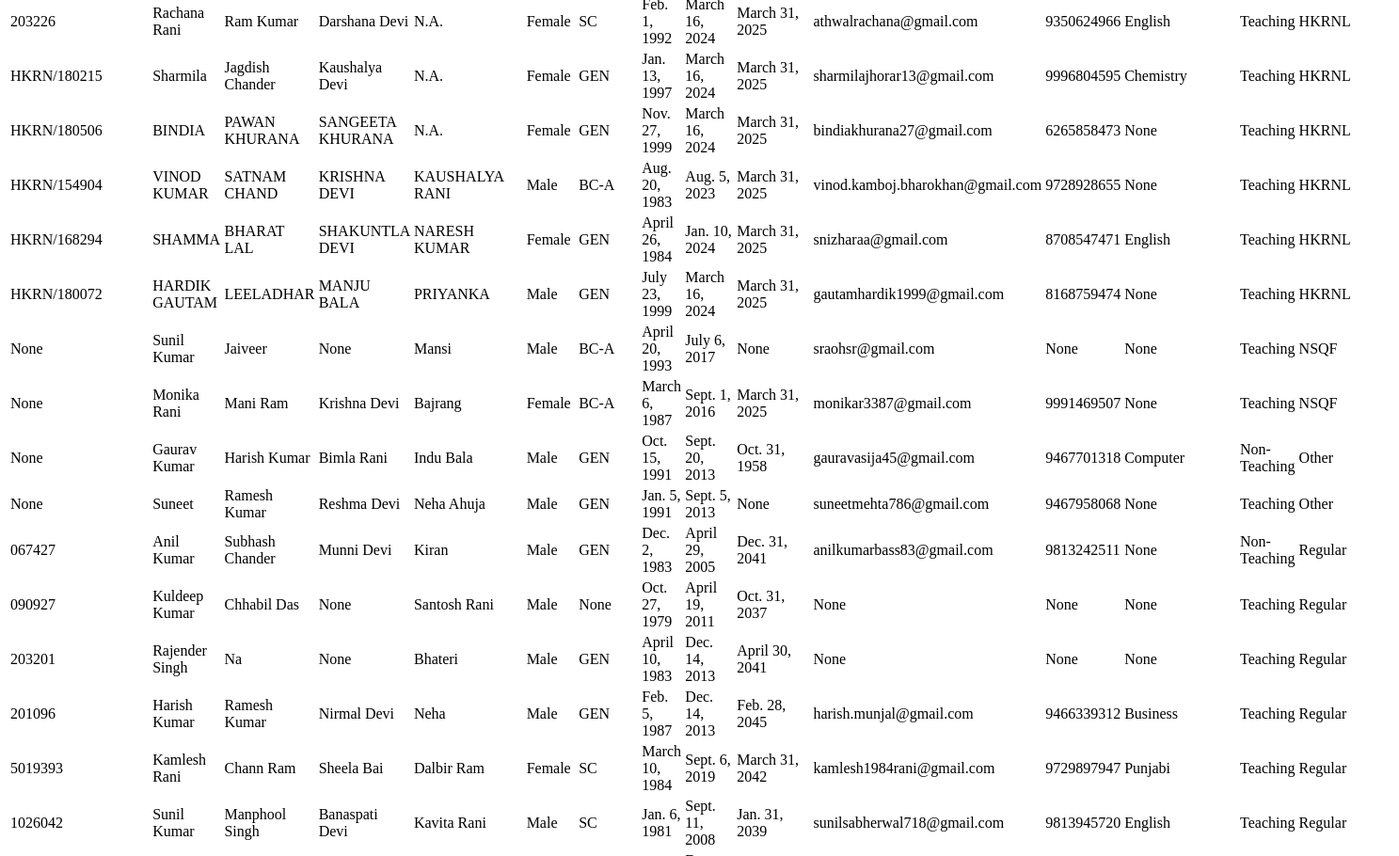
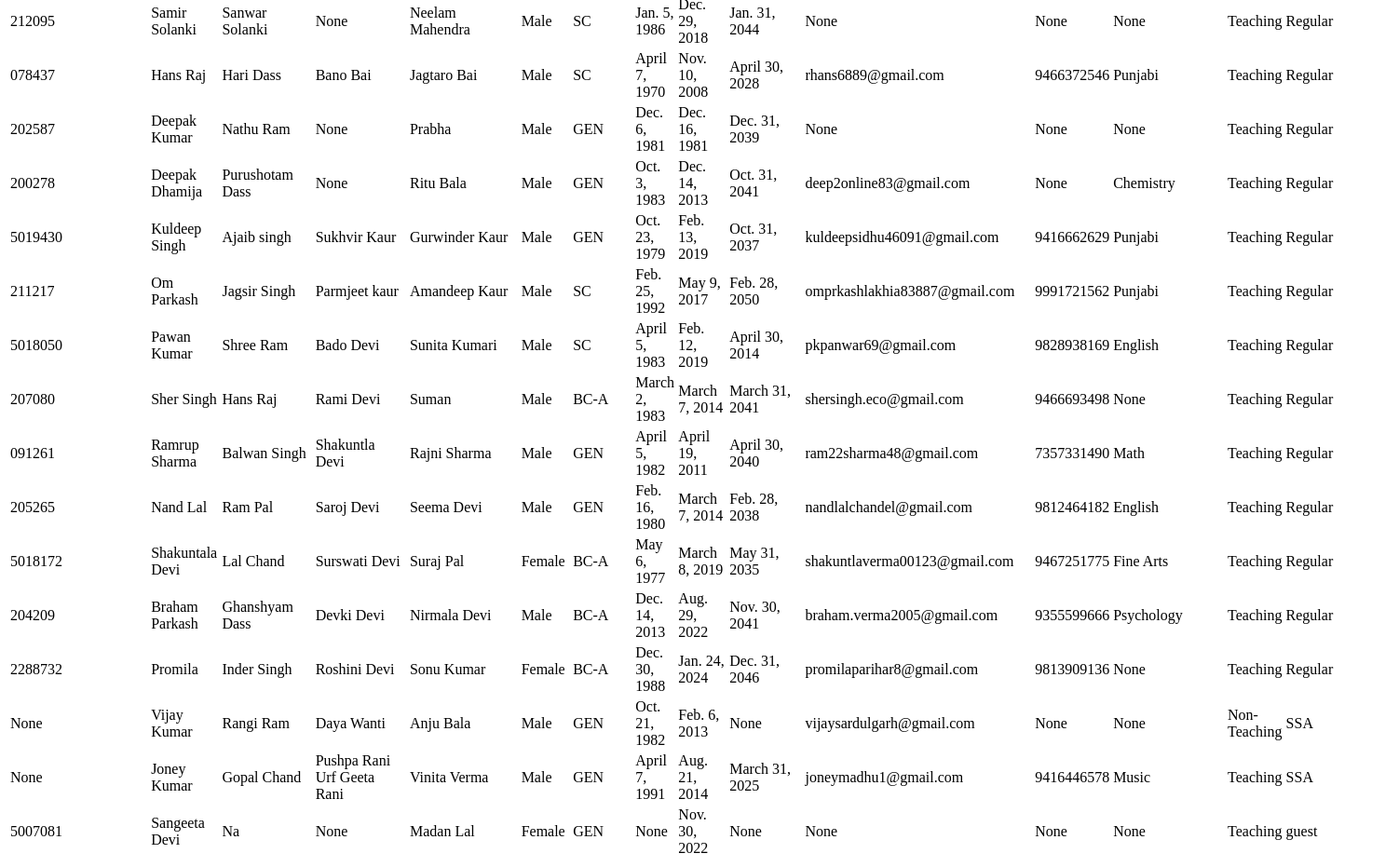
/staff_members (lower part), run on an earlier commit of the app's database (2 pictures, top to bottom).
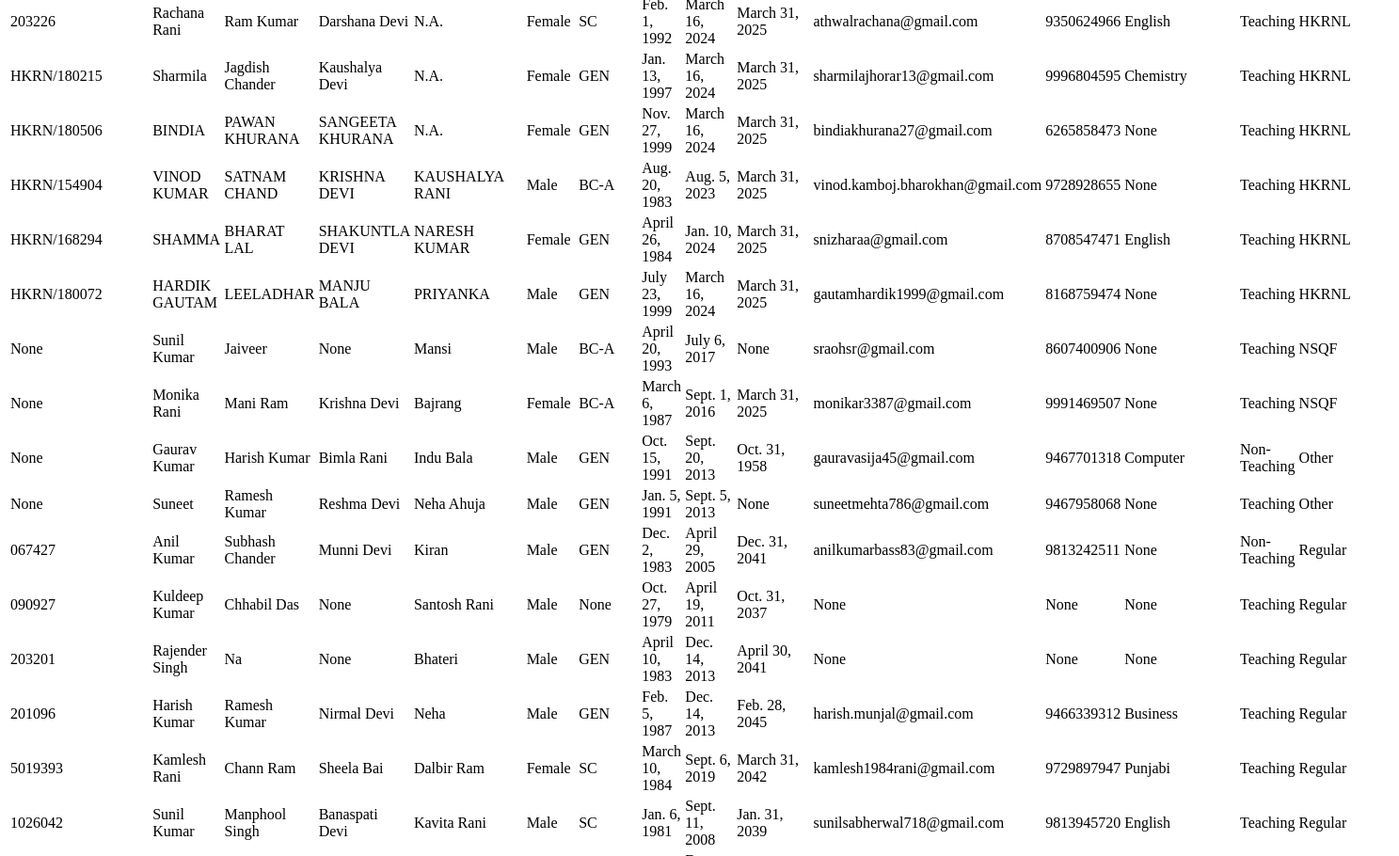
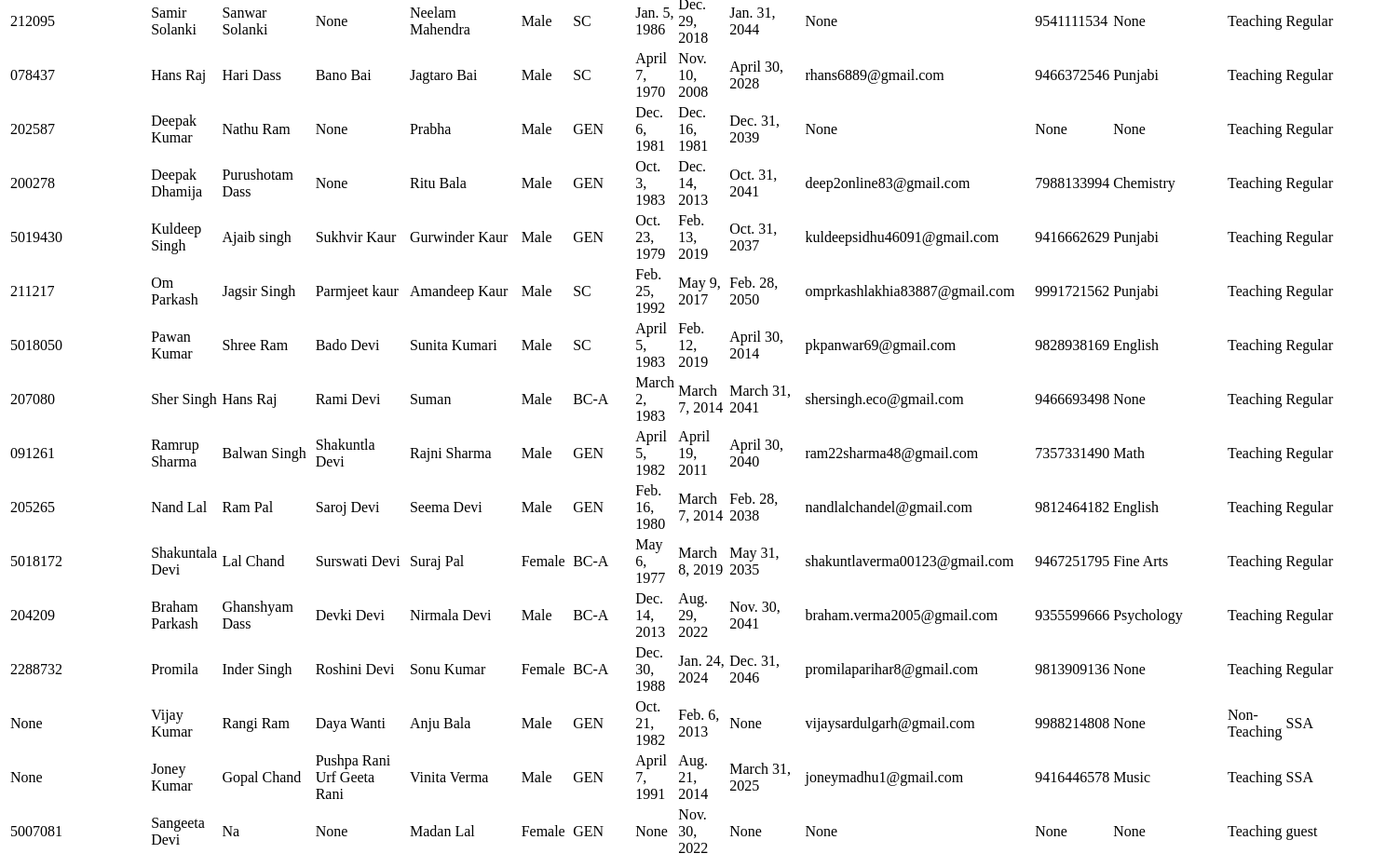
And on a later commit of the database (2 pictures, top to bottom).
### cms/models.py (models this page shows, shortened)
class Staff(models.Model):
  employee_id = models.CharField(max_length=20, unique=True,blank=True, null=True)
  name = models.CharField(max_length=50)
  father_name = models.CharField(max_length=50, null=True,blank=True)
  mother_name = models.CharField(max_length=50,null=True, blank=True)
  spouse_name = models.CharField(max_length=50, null=True,blank=True)
  GENDER_CHOICES = (
        ('Male', 'Male'),
        ('Female', 'Female'),
        ('Other', 'Other'),
    )
  gender = models.CharField(max_length=6, choices=GENDER_CHOICES,blank=True, null=True)
  aadhar_number = models.CharField(max_length=12, unique=True,null=True, blank=True)
  designation = models.CharField(max_length=40,null=True, blank=True)
  CATEGORY_CHOICES = (
    ('GEN', 'General'),
    ('SC', 'SC'),
    ('BC-A', 'BC-A'),
    ('BC-B', 'BC-B'),
    ('EWS', 'EWS'),
    ('OTHER', 'OTHER'),
    )
  category = models.CharField(max_length=50, choices=CATEGORY_CHOICES, null=True,blank=True)
  date_of_birth = models.DateField(null=True, blank=True)
  joining_date = models.DateField(null=True, blank=True)
  current_joining_date = models.DateField(null=True, blank=True)
  retirement_date = models.DateField(null=True, blank=True)
  qualification = models.CharField(max_length=255, null=True, blank=True)
  subject = models.ForeignKey(Subject, on_delete=models.PROTECT, related_name='Staff',null=True, blank=True)
  email = models.EmailField(unique=True, blank=True,null=True)
  mobile_number = models.CharField(max_length=15, null=True,blank=True)
  teaching_subject_1 = models.ForeignKey(Subject, on_delete=models.SET_NULL, related_name='teachers_1', null=True, blank=True)
  teaching_subject_2 = models.ForeignKey(Subject, on_delete=models.SET_NULL, related_name='teachers_2', null=True, blank=True)
  profile_picture = models.ImageField(upload_to='staff_profile/', null=True,blank=True)
  STAFF_ROLE_CHOICES = [
    ('Teaching', 'Teaching'),
    ('Non-Teaching', 'Non-Teaching'),
]
  staff_role = models.CharField(max_length=20, choices=STAFF_ROLE_CHOICES, blank=True, null=True)
  EMPLOYMENT_TYPE_CHOICES = [
    ('Regular', 'Regular'),
    ('SSA', 'SSA'),
    ('Guest', 'Guest'),
    ('HKRNL', 'HKRNL'),
    ('NSQF', 'NSQF'),
    ('MDMWorker', 'MDM Worker'),
    ('Other', 'Other'),
]
  employment_type = models.CharField(max_length=20, choices=EMPLOYMENT_TYPE_CHOICES, blank=True, null=True)
  bio = models.TextField(blank=True)
  class Meta:
    verbose_name_plural = 'Staff'
    ordering = ['employment_type','staff_role']

class Subject(models.Model):
    NONE = 'None'
    HINDI = 'Hindi'
    ENGLISH = 'English'
    SOCIAL_STUDIES = 'Social Studies'
    SCIENCE = 'Science'
    MATH = 'Math'
    PUNJABI = 'Punjabi'
    COMPUTER = 'Computer'
    HOME_SCIENCE = 'Home Science'
    PHYSICS = 'Physics'
    CHEMISTRY = 'Chemistry'
    ACCOUNT = 'Account'
    BUSINESS = 'Business'
    POLITICAL_SCIENCE = 'Political Science'
    ECONOMICS = 'Economics'
    GEOGRAPHY = 'Geography'
    PSYCHOLOGY = 'Psychology'
    PHYSICAL_EDUCATION = 'Physical Education'
    MUSIC = 'Music'
    AUTOMOBILE = 'Automobile'
    BEAUTY_WELLNESS = 'Beauty & Wellness'
    BIOLOGY = 'Biology'
    SANSKRIT = 'Sanskrit'
    FINEARTS = 'Fine Arts'
    SUBJECT_CHOICES = [
        (NONE, 'None'),
        (HINDI, 'Hindi'),
        (ENGLISH, 'English'),
        (SOCIAL_STUDIES, 'Social Studies'),
        (SCIENCE, 'Science'),
        (MATH, 'Math'),
        (PUNJABI, 'Punjabi'),
        (COMPUTER, 'Computer'),
        (HOME_SCIENCE, 'Home Science'),
        (PHYSICS, 'Physics'),
        (CHEMISTRY, 'Chemistry'),
        (ACCOUNT, 'Account'),
        (BUSINESS, 'Business'),
        (POLITICAL_SCIENCE, 'Political Science'),
        (ECONOMICS, 'Economics'),
        (GEOGRAPHY, 'Geography'),
        (PSYCHOLOGY, 'Psychology'),
        (PHYSICAL_EDUCATION, 'Physical Education'),
        (MUSIC, 'Music'),
        (AUTOMOBILE, 'Automobile'),
        (BEAUTY_WELLNESS, 'Beauty & Wellness'),
        (BIOLOGY, 'Biology'),
        (SANSKRIT, 'Sanskrit'),
        (FINEARTS, 'Fine Arts'),
    ]
    name = models.CharField(max_length=100, choices=SUBJECT_CHOICES, unique=True)
    def __str__(self):
        return self.name

### cms/views.py (the view)
# urls.py: path('staff_members',views.staff,name='staff_members.html'),
def staff (request):
    staff_members=Staff.objects.all()
    return render(request,"staff_members.html",{'staff_members':staff_members})

### cms/templates/staff_members.html (shortened to what this page needs)
{% if staff_members %}
<table class="table table-bordered table-hover table-striped">
    <tbody class="striker">
        {% for staff_member in staff_members %}
        <tr>
            <td>{{ staff_member.employee_id }}</td>
            <td>{{ staff_member.school }}</td>
            <td>{{ staff_member.name }}</td>
            <td>{{ staff_member.father_name }}</td>
            <td>{{ staff_member.mother_name }}</td>
            <td>{{ staff_member.spouse_name }}</td>
            <td>{{ staff_member.gender }}</td>
            <td>{{ staff_member.category }}</td>
            <td>{{ staff_member.date_of_birth }}</td>
            <td>{{ staff_member.joining_date }}</td>
            <td>{{ staff_member.retirement_date }}</td>
            <td>{{ staff_member.email }}</td>
            <td>{{ staff_member.mobile_number }}</td>
            <td>{{ staff_member.subject }}</td>
            <td>{{ staff_member.profile_picture }}</td>
            <td>{{ staff_member.staff_role }}</td>
            <td>{{ staff_member.employment_type }}</td>
        </tr>
        {% endfor %}
    </tbody>
</table>
{% endif %}

What changed in the data, as far as the page shows it:
changed Staff "Jaiveer": mobile_number "None" → "8607400906"
changed Staff "Samir Solanki": mobile_number "None" → "9541111534"
changed Staff "Deepak Dhamija": mobile_number "None" → "7988133994"
changed Staff "Shakuntala Devi": mobile_number "9467251775" → "9467251795"
changed Staff "Vijay Kumar": mobile_number "None" → "9988214808"
